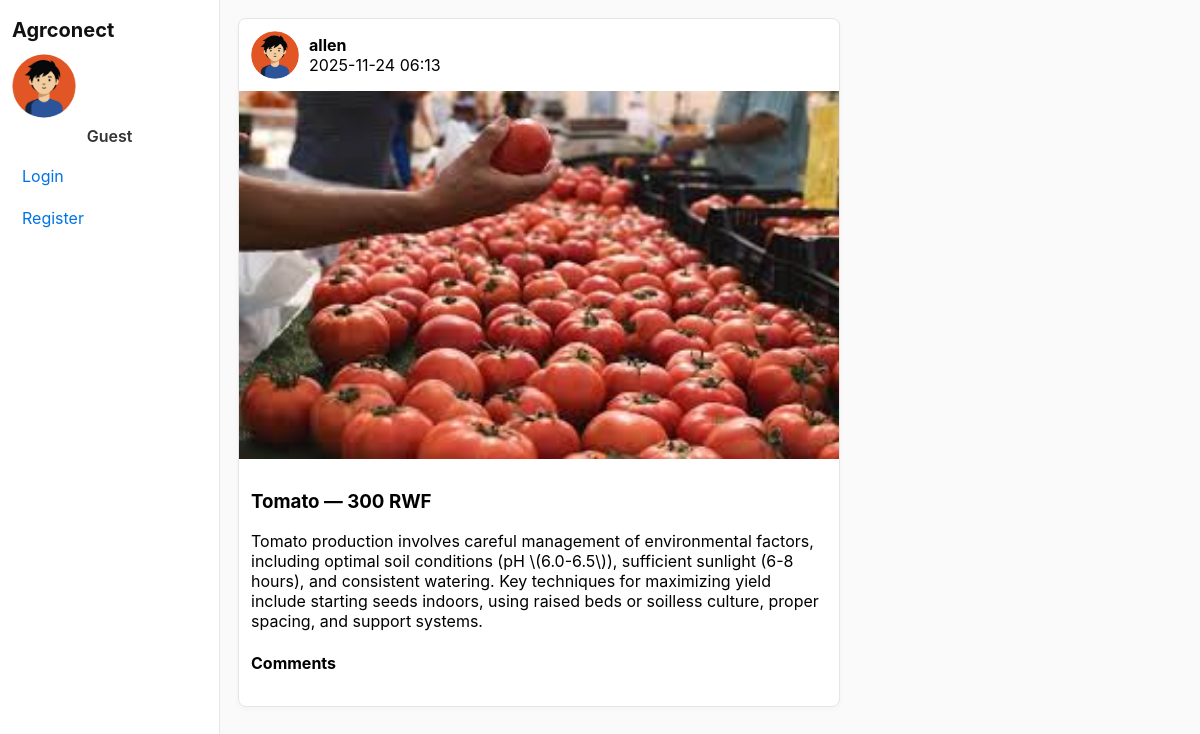
The app's page /product/2 with its own data.
### app.py (models this page shows, shortened)
class User(db.Model, UserMixin):
    id = db.Column(db.Integer, primary_key=True)
    username = db.Column(db.String(120), nullable=False)
    email = db.Column(db.String(200), unique=True, nullable=False)
    password = db.Column(db.String(255), nullable=False)
    role = db.Column(db.String(20), nullable=False)  # 'seller' | 'customer' | 'admin'
    profile_pic = db.Column(db.String(300), default='default.png')
    created_at = db.Column(db.DateTime, default=datetime.utcnow)  # <-- added
    products = db.relationship('Product', backref='seller', lazy=True)
    comments = db.relationship('Comment', backref='user', lazy=True)
    messages_sent = db.relationship('Message', foreign_keys='Message.sender_id', backref='sender', lazy=True)
    messages_received = db.relationship('Message', foreign_keys='Message.receiver_id', backref='receiver', lazy=True)

class Product(db.Model):
    id = db.Column(db.Integer, primary_key=True)
    title = db.Column(db.String(200), nullable=False)
    description = db.Column(db.Text)
    price_rwf = db.Column(db.Integer, nullable=False)
    image = db.Column(db.String(300), default='default.png')
    seller_id = db.Column(db.Integer, db.ForeignKey('user.id'), nullable=False)
    created_at = db.Column(db.DateTime, default=datetime.utcnow)
    comments = db.relationship('Comment', backref='product', lazy=True)

### app.py (the view)
@app.route('/product/<int:pid>', methods=['GET'])
def product_detail(pid):
    p = Product.query.get_or_404(pid)
    return render_template('product_detail.html', product=p)

### app.py (called while the page is built)
@app.before_request
def ensure_db():
    if not hasattr(app, 'db_ready'):
        db.create_all()
        admin_email = "ibpro2x@gmail.com"
        admin = User.query.filter_by(email=admin_email).first()
        if not admin:
            admin = User(username="Agrconect Administrator", email=admin_email, role="admin")
            admin.set_password("agrconect.admin")
            db.session.add(admin)
            db.session.commit()
        app.db_ready = True

### templates/product_detail.html (shortened to what this page needs)
{% extends 'base.html' %}
{% block content %}
<article class="post-card">
  <header class="post-header">
    <img class="avatar" src="{{ url_for('uploads', filename=product.seller.profile_pic) }}">
    <div class="post-user">
      <div class="username">{{ product.seller.username }}</div>
      <div class="posted-time">{{ product.created_at.strftime('%Y-%m-%d %H:%M') }}</div>
    </div>
  </header>
  <div class="post-image-wrap">
    <img class="post-image" src="{{ url_for('uploads', filename=product.image) }}">
  </div>
  <div class="post-body">
    <h3>{{ product.title }} — {{ product.price_rwf }} RWF</h3>
    <p>{{ product.description }}</p>
    <div class="comments">
      <h4>Comments</h4>
    </div>
  </div>
</article>
{% endblock %}

### static/css/style.css (style rules this page uses)
body { font-family: -apple-system, BlinkMacSystemFont, "Segoe UI", Roboto, Arial; background:#fafafa; margin:0; }
.post-card { width:600px; background:#fff; border:1px solid #e6e6e6; border-radius:8px; overflow:hidden; box-shadow:0 2px 6px rgba(0,0,0,0.03); }
.post-header { display:flex; align-items:center; padding:12px; gap:10px; }
.avatar { width:48px; height:48px; border-radius:50%; object-fit:cover; }
.post-user .username { font-weight:700; }
.post-image-wrap { width:100%; max-height:520px; overflow:hidden; background:#000; display:flex; justify-content:center; align-items:center; }
.post-image { width:100%; object-fit:cover; display:block; }
.post-body { padding:12px; }
.comments { margin-top:12px; }

### records on screen
User: profile_pic (placeholder picture), seller.username "allen"
Product: created_at "2025-11-24 06:13", image (picture), title "Tomato", price_rwf "300", description "Tomato production involves careful management of environmental factors, including optimal soil conditions (pH \\(6.0-6.5\\)), sufficient sunlight (6-8 hours), and consistent watering. Key techniques for maximizing yield include starting seeds indoors, using raised beds or soilless culture, proper spacing, and support systems."
